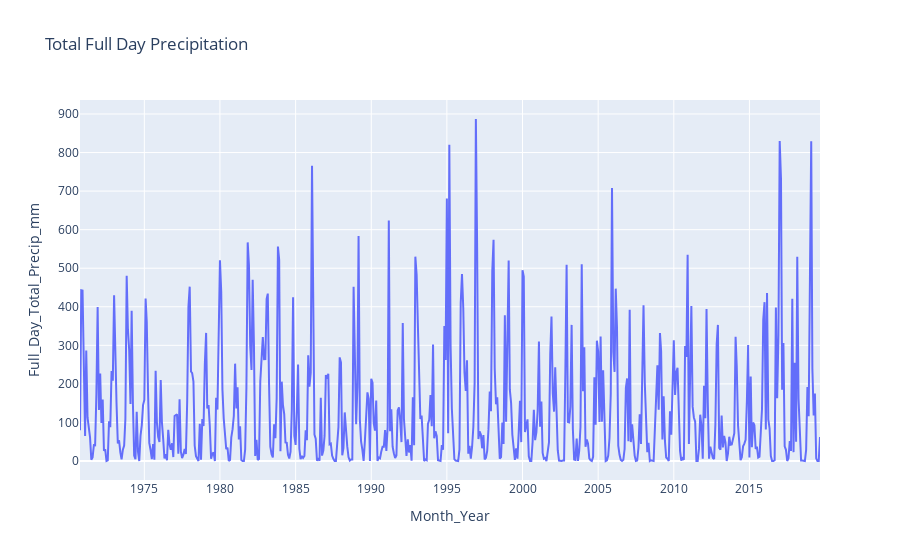

Notebook cell for this chart:
### Code cell
# get the total full day precipitation for each month year and make sure to add in 
df = sdf.groupby('Month_Year')['Full_Day_Total_Precip_mm'].sum().reset_index()
# change 
# calculate the total
# create a plotly express line chart
fig = px.line(df, x="Month_Year", y="Full_Day_Total_Precip_mm", title='Total Full Day Precipitation')

fig.show()

### Figure 1 — Plotly figure (JSON) as saved in the notebook; plotly's stock layout.template omitted (floating-point values rounded to 4 significant figures; data arrays with more than 128 entries replaced by an {"elided": "..."} marker saying what was removed)
{"data": [{"hovertemplate": "Month_Year=%{x}<br>Full_Day_Total_Precip_mm=%{y}<extra></extra>", "legendgroup": "", "line": {"color": "#636efa", "dash": "solid"}, "marker": {"symbol": "circle"}, "mode": "lines", "name": "", "orientation": "v", "showlegend": false, "type": "scatter", "x": {"elided": "588 str values"}, "xaxis": "x", "y": {"elided": "588 float values"}, "yaxis": "y"}], "layout": {"legend": {"tracegroupgap": 0}, "title": {"text": "Total Full Day Precipitation"}, "xaxis": {"anchor": "y", "domain": [0, 1], "title": {"text": "Month_Year"}}, "yaxis": {"anchor": "x", "domain": [0, 1], "title": {"text": "Full_Day_Total_Precip_mm"}}}}
